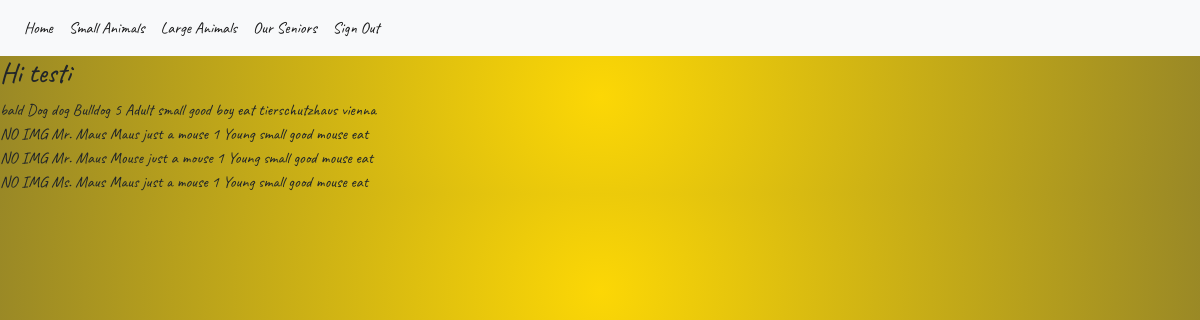
Screenshot of /Animals/PHP/small.php (signed in) with the database file from the repository.
### tables this page shows
CREATE TABLE `customer` (
  `customer_id` int(11) NOT NULL,
  `name` varchar(50) NOT NULL,
  `customer_email` varchar(255) NOT NULL,
  `customerPass` varchar(255) NOT NULL,
  `role` enum('customer','admin','super_admin') NOT NULL DEFAULT 'customer'
);

CREATE TABLE `animals` (
  `animals_id` int(11) NOT NULL,
  `img` varchar(255) NOT NULL,
  `name` varchar(50) NOT NULL,
  `type` varchar(50) NOT NULL,
  `breed` varchar(50) NOT NULL,
  `age` int(11) NOT NULL,
  `age_category` enum('Young','Adult','Senior') NOT NULL,
  `size` varchar(50) NOT NULL,
  `description` varchar(255) NOT NULL,
  `hobbies` varchar(255) NOT NULL,
  `location` varchar(255) NOT NULL
);

### Animals/PHP/small.php (the view, shortened to what this page needs)
<?php
require_once 'dbconnect.php';
$res=mysqli_query($conn, "SELECT * FROM customer WHERE customer_id=".$_SESSION['customer']);
$customerRow=mysqli_fetch_array($res, MYSQLI_ASSOC);
?>
<!DOCTYPE html>
<html lang="en">
<head>
    <link rel="stylesheet" href="https://stackpath.bootstrapcdn.com/bootstrap/4.5.0/css/bootstrap.min.css">
    <link rel="stylesheet" href="Style/style.css">
</head>
<body>
<body>
<nav class="navbar navbar-expand-lg navbar-light bg-light">
  <div class="collapse navbar-collapse" id="navbarNavDropdown">
    <ul class="navbar-nav">
      <li class="nav-item active">
        <a class="nav-link" href="home.php">Home<span class="sr-only">(current)</span></a>
      </li>
      <li class="nav-item active">
        <a class="nav-link" href="small.php">Small Animals<span class="sr-only">(current)</span></a>
      </li>
      <li class="nav-item active">
        <a class="nav-link" href="large.php">Large Animals<span class="sr-only">(current)</span></a>
      </li>
      <li class="nav-item active">
        <a class="nav-link" href="senior.php">Our Seniors<span class="sr-only">(current)</span></a>
      </li>
      <li class="nav-item active">
        <a class="nav-link" href="logout.php?logout">Sign Out<span class="sr-only">(current)</span></a>
      </li>
    </ul>
  </div>
</nav>
<h3>Hi <?php echo $customerRow['name']; ?></h3>
    <?php
        $sql = "SELECT * FROM animals WHERE size = 'small' ";
        $result = mysqli_query($conn, $sql);
        if($result->num_rows == 0 ){
            echo "No result";
        }elseif($result->num_rows == 1){
            $row = $result->fetch_assoc();
            echo $row["img"]. " " .$row["name"]. " " .$row["type"]. " " . $row["breed"]. " " .$row["age"]. " " .$row["age_category"]. " " .$row["size"]. " " .$row["description"]. " " .$row["hobbies"]. " " .$row["location"]." ";
        }else {
            $rows = $result->fetch_all(MYSQLI_ASSOC);
            foreach ($rows as $value) {
               echo $value["img"]. " " .$value["name"]. " " .$value["type"]. " " . $value["breed"]. " " .$value["age"]. " " .$value["age_category"]. " " .$value["size"]. " " .$value["description"]. " " .$value["hobbies"]. " " .$value["location"] ."<br>";
            }
        }
    ?>
</body>
</html>

### Animals/PHP/Style/style.css (style rules this page uses)
body { font-family: 'Caveat', cursive; height: 100%; background-color: #fcd705; background: radial-gradient(circle, #fcd705 0%, #998826 100%); }

### rows the page displays
customer: name "testi"
animals: img "bald", name "Dog", type "dog", breed "Bulldog", age "5", age_category "Adult", size "small", description "good boy", hobbies "eat", location "tierschutzhaus vienna"
animals: img "NO IMG", name "Mr. Maus", type "Maus", breed "just a mouse", age "1", age_category "Young", size "small", description "good mouse", hobbies "eat"
animals: img "NO IMG", name "Mr. Maus", type "Mouse", breed "just a mouse", age "1", age_category "Young", size "small", description "good mouse", hobbies "eat"
animals: img "NO IMG", name "Ms. Maus", type "Maus", breed "just a mouse", age "1", age_category "Young", size "small", description "good mouse", hobbies "eat"
